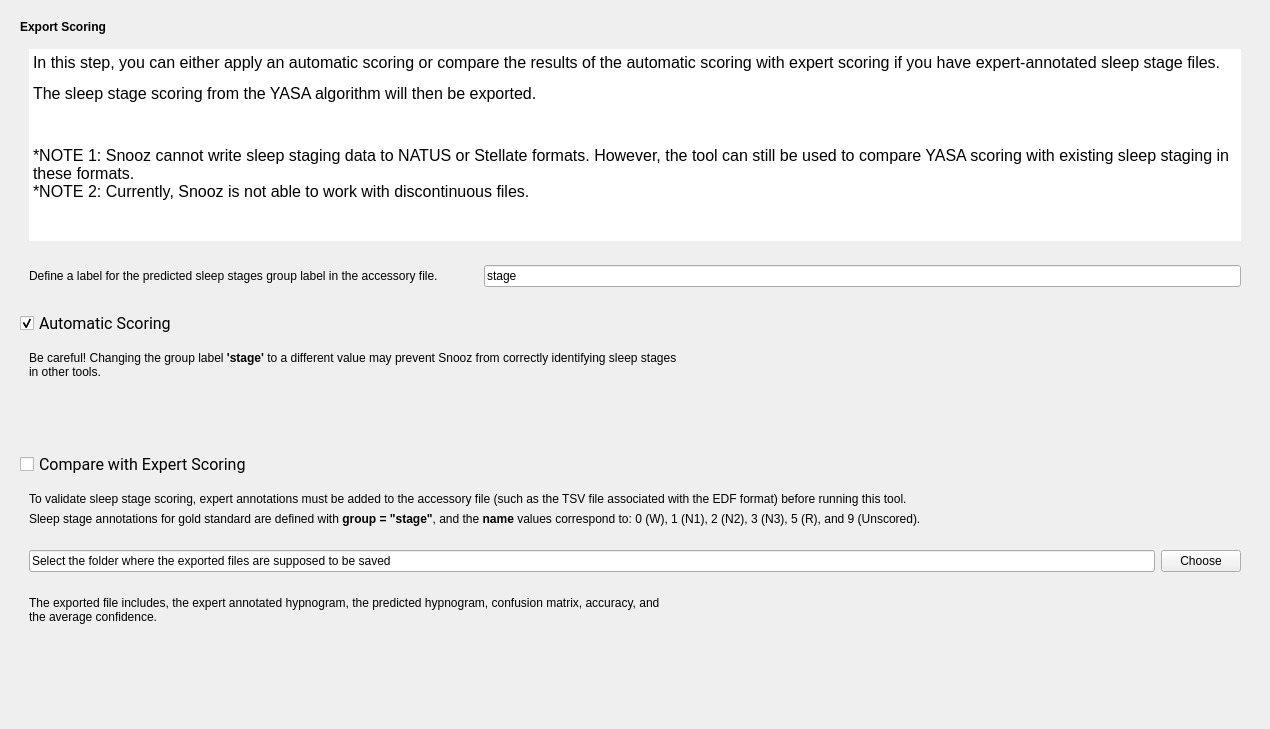
<?xml version="1.0" encoding="UTF-8"?>
<ui version="4.0">
 <class>ExportResultsStep</class>
 <widget class="QWidget" name="ExportResultsStep">
  <property name="geometry">
   <rect>
    <x>0</x>
    <y>0</y>
    <width>1270</width>
    <height>729</height>
   </rect>
  </property>
  <property name="windowTitle">
   <string/>
  </property>
  <property name="styleSheet">
   <string notr="true">font: 12pt &quot;Roboto&quot;;</string>
  </property>
  <layout class="QVBoxLayout" name="verticalLayout_2">
   <item>
    <layout class="QVBoxLayout" name="verticalLayout">
     <item>
      <widget class="QFrame" name="frame">
       <property name="styleSheet">
        <string notr="true"/>
       </property>
       <property name="frameShape">
        <enum>QFrame::Shape::NoFrame</enum>
       </property>
       <layout class="QVBoxLayout" name="verticalLayout_4">
        <item>
         <widget class="QLabel" name="label">
          <property name="styleSheet">
           <string notr="true"/>
          </property>
          <property name="lineWidth">
           <number>0</number>
          </property>
          <property name="text">
           <string>&lt;html&gt;&lt;head/&gt;&lt;body&gt;&lt;p&gt;&lt;span style=&quot; font-weight:700;&quot;&gt;Export Scoring&lt;/span&gt;&lt;/p&gt;&lt;/body&gt;&lt;/html&gt;</string>
          </property>
         </widget>
        </item>
        <item>
         <widget class="QFrame" name="frame_7">
          <property name="sizePolicy">
           <sizepolicy hsizetype="Expanding" vsizetype="Fixed">
            <horstretch>0</horstretch>
            <verstretch>0</verstretch>
           </sizepolicy>
          </property>
          <property name="styleSheet">
           <string notr="true">background-color: </string>
          </property>
          <property name="frameShape">
           <enum>QFrame::Shape::NoFrame</enum>
          </property>
          <property name="lineWidth">
           <number>0</number>
          </property>
          <layout class="QVBoxLayout" name="verticalLayout_6">
           <item>
            <widget class="QTextEdit" name="textEdit">
             <property name="frameShape">
              <enum>QFrame::Shape::NoFrame</enum>
             </property>
             <property name="lineWidth">
              <number>0</number>
             </property>
             <property name="readOnly">
              <bool>true</bool>
             </property>
             <property name="html">
              <string>&lt;!DOCTYPE HTML PUBLIC &quot;-//W3C//DTD HTML 4.0//EN&quot; &quot;http://www.w3.org/TR/REC-html40/strict.dtd&quot;&gt;
&lt;html&gt;&lt;head&gt;&lt;meta name=&quot;qrichtext&quot; content=&quot;1&quot; /&gt;&lt;meta charset=&quot;utf-8&quot; /&gt;&lt;style type=&quot;text/css&quot;&gt;
p, li { white-space: pre-wrap; }
hr { height: 1px; border-width: 0; }
li.unchecked::marker { content: &quot;\2610&quot;; }
li.checked::marker { content: &quot;\2612&quot;; }
&lt;/style&gt;&lt;/head&gt;&lt;body style=&quot; font-family:'Roboto'; font-size:12pt; font-weight:400; font-style:normal;&quot;&gt;
&lt;p style=&quot; margin-top:0px; margin-bottom:0px; margin-left:0px; margin-right:0px; -qt-block-indent:0; text-indent:0px;&quot;&gt;In this step, you can either apply an automatic scoring or compare the results of the automatic scoring with expert scoring if you have expert-annotated sleep stage files.&lt;/p&gt;
&lt;p style=&quot; margin-top:12px; margin-bottom:12px; margin-left:0px; margin-right:0px; -qt-block-indent:0; text-indent:0px;&quot;&gt;The sleep stage scoring from the YASA algorithm will then be exported.&lt;/p&gt;
&lt;p style=&quot;-qt-paragraph-type:empty; margin-top:12px; margin-bottom:12px; margin-left:0px; margin-right:0px; -qt-block-indent:0; text-indent:0px;&quot;&gt;&lt;br /&gt;&lt;/p&gt;
&lt;p style=&quot; margin-top:12px; margin-bottom:12px; margin-left:0px; margin-right:0px; -qt-block-indent:0; text-indent:0px;&quot;&gt;*NOTE 1: Snooz cannot write sleep staging data to NATUS or Stellate formats. However, the tool can still be used to compare YASA scoring with existing sleep staging in these formats.&lt;br /&gt;*NOTE 2: Currently, Snooz is not able to work with discontinuous files.&lt;/p&gt;&lt;/body&gt;&lt;/html&gt;</string>
             </property>
            </widget>
           </item>
          </layout>
         </widget>
        </item>
        <item>
         <widget class="QFrame" name="frame_4">
          <property name="styleSheet">
           <string notr="true">background-color: </string>
          </property>
          <property name="frameShape">
           <enum>QFrame::Shape::NoFrame</enum>
          </property>
          <layout class="QHBoxLayout" name="horizontalLayout_3">
           <item>
            <widget class="QLabel" name="label_2">
             <property name="lineWidth">
              <number>0</number>
             </property>
             <property name="text">
              <string>&lt;html&gt;&lt;head/&gt;&lt;body&gt;&lt;p&gt;Define a label for the predicted sleep stages group label in the accessory file.&lt;/p&gt;&lt;/body&gt;&lt;/html&gt;</string>
             </property>
            </widget>
           </item>
           <item>
            <spacer name="horizontalSpacer">
             <property name="orientation">
              <enum>Qt::Orientation::Vertical</enum>
             </property>
             <property name="sizeHint" stdset="0">
              <size>
               <width>40</width>
               <height>20</height>
              </size>
             </property>
            </spacer>
           </item>
           <item>
            <widget class="QLineEdit" name="lineEdit_2">
             <property name="text">
              <string>stage</string>
             </property>
            </widget>
           </item>
          </layout>
         </widget>
        </item>
        <item>
         <spacer name="verticalSpacer_2">
          <property name="orientation">
           <enum>Qt::Orientation::Vertical</enum>
          </property>
          <property name="sizeHint" stdset="0">
           <size>
            <width>20</width>
            <height>40</height>
           </size>
          </property>
         </spacer>
        </item>
        <item>
         <widget class="QCheckBox" name="checkBox">
          <property name="font">
           <font>
            <family>Roboto</family>
            <pointsize>12</pointsize>
            <italic>false</italic>
            <bold>false</bold>
           </font>
          </property>
          <property name="styleSheet">
           <string notr="true"/>
          </property>
          <property name="text">
           <string>Automatic Scoring</string>
          </property>
          <property name="checked">
           <bool>true</bool>
          </property>
         </widget>
        </item>
        <item>
         <widget class="QFrame" name="frame_3">
          <property name="styleSheet">
           <string notr="true"/>
          </property>
          <property name="frameShape">
           <enum>QFrame::Shape::NoFrame</enum>
          </property>
          <property name="lineWidth">
           <number>0</number>
          </property>
          <layout class="QHBoxLayout" name="horizontalLayout_2">
           <item>
            <widget class="QLabel" name="label_3">
             <property name="styleSheet">
              <string notr="true"/>
             </property>
             <property name="lineWidth">
              <number>0</number>
             </property>
             <property name="text">
              <string>&lt;html&gt;&lt;head/&gt;&lt;body&gt;&lt;p&gt;Be careful! Changing the group label &lt;span style=&quot; font-weight:700;&quot;&gt;'stage'&lt;/span&gt; to a different value may prevent Snooz from correctly identifying sleep stages&lt;br/&gt;in other tools.&lt;/p&gt;&lt;/body&gt;&lt;/html&gt;</string>
             </property>
            </widget>
           </item>
          </layout>
         </widget>
        </item>
       </layout>
      </widget>
     </item>
     <item>
      <spacer name="verticalSpacer_3">
       <property name="orientation">
        <enum>Qt::Orientation::Vertical</enum>
       </property>
       <property name="sizeType">
        <enum>QSizePolicy::Policy::Fixed</enum>
       </property>
       <property name="sizeHint" stdset="0">
        <size>
         <width>20</width>
         <height>40</height>
        </size>
       </property>
      </spacer>
     </item>
     <item>
      <widget class="QFrame" name="frame_5">
       <property name="styleSheet">
        <string notr="true"/>
       </property>
       <property name="frameShape">
        <enum>QFrame::Shape::NoFrame</enum>
       </property>
       <layout class="QVBoxLayout" name="verticalLayout_3">
        <item>
         <widget class="QCheckBox" name="checkBox_2">
          <property name="font">
           <font>
            <family>Roboto</family>
            <pointsize>12</pointsize>
            <italic>false</italic>
            <bold>false</bold>
           </font>
          </property>
          <property name="text">
           <string>Compare with Expert Scoring</string>
          </property>
         </widget>
        </item>
        <item>
         <widget class="QFrame" name="frame_9">
          <property name="frameShape">
           <enum>QFrame::Shape::NoFrame</enum>
          </property>
          <property name="lineWidth">
           <number>0</number>
          </property>
          <layout class="QVBoxLayout" name="verticalLayout_5">
           <item>
            <widget class="QLabel" name="label_4">
             <property name="text">
              <string>&lt;html&gt;&lt;head/&gt;&lt;body&gt;&lt;p&gt;To validate sleep stage scoring, expert annotations must be added to the accessory file (such as the TSV file associated with the EDF format) before running this tool.&lt;/p&gt;&lt;/body&gt;&lt;/html&gt;</string>
             </property>
            </widget>
           </item>
           <item>
            <widget class="QLabel" name="label_5">
             <property name="lineWidth">
              <number>0</number>
             </property>
             <property name="text">
              <string>&lt;html&gt;&lt;head/&gt;&lt;body&gt;&lt;p&gt;Sleep stage annotations for gold standard are defined with &lt;span style=&quot; font-weight:700;&quot;&gt;group = &amp;quot;stage&amp;quot;&lt;/span&gt;, and the &lt;span style=&quot; font-weight:700;&quot;&gt;name&lt;/span&gt; values correspond to: 0 (W), 1 (N1), 2 (N2), 3 (N3), 5 (R), and 9 (Unscored).&lt;/p&gt;&lt;/body&gt;&lt;/html&gt;</string>
             </property>
            </widget>
           </item>
          </layout>
         </widget>
        </item>
        <item>
         <widget class="QFrame" name="frame_6">
          <property name="frameShape">
           <enum>QFrame::Shape::NoFrame</enum>
          </property>
          <property name="lineWidth">
           <number>0</number>
          </property>
          <layout class="QHBoxLayout" name="horizontalLayout_4">
           <item>
            <widget class="QLineEdit" name="lineEdit">
             <property name="text">
              <string>Select the folder where the exported files are supposed to be saved</string>
             </property>
            </widget>
           </item>
           <item>
            <widget class="QPushButton" name="pushButton">
             <property name="text">
              <string>Choose</string>
             </property>
            </widget>
           </item>
          </layout>
         </widget>
        </item>
        <item>
         <widget class="QFrame" name="frame_8">
          <property name="frameShape">
           <enum>QFrame::Shape::NoFrame</enum>
          </property>
          <property name="lineWidth">
           <number>0</number>
          </property>
          <layout class="QHBoxLayout" name="horizontalLayout_6">
           <item>
            <widget class="QLabel" name="label_6">
             <property name="lineWidth">
              <number>0</number>
             </property>
             <property name="text">
              <string>&lt;html&gt;&lt;head/&gt;&lt;body&gt;&lt;p&gt;The exported file includes, the expert annotated hypnogram, the predicted hypnogram, confusion matrix, accuracy, and&lt;br/&gt;the average confidence.&lt;/p&gt;&lt;/body&gt;&lt;/html&gt;</string>
             </property>
            </widget>
           </item>
          </layout>
         </widget>
        </item>
       </layout>
      </widget>
     </item>
    </layout>
   </item>
   <item>
    <spacer name="verticalSpacer">
     <property name="orientation">
      <enum>Qt::Orientation::Vertical</enum>
     </property>
     <property name="sizeHint" stdset="0">
      <size>
       <width>20</width>
       <height>107</height>
      </size>
     </property>
    </spacer>
   </item>
  </layout>
 </widget>
 <resources>
  <include location="../../../../../snooz-toolbox/src/main/python/ui/themes/themes.qrc"/>
 </resources>
 <connections/>
</ui>
